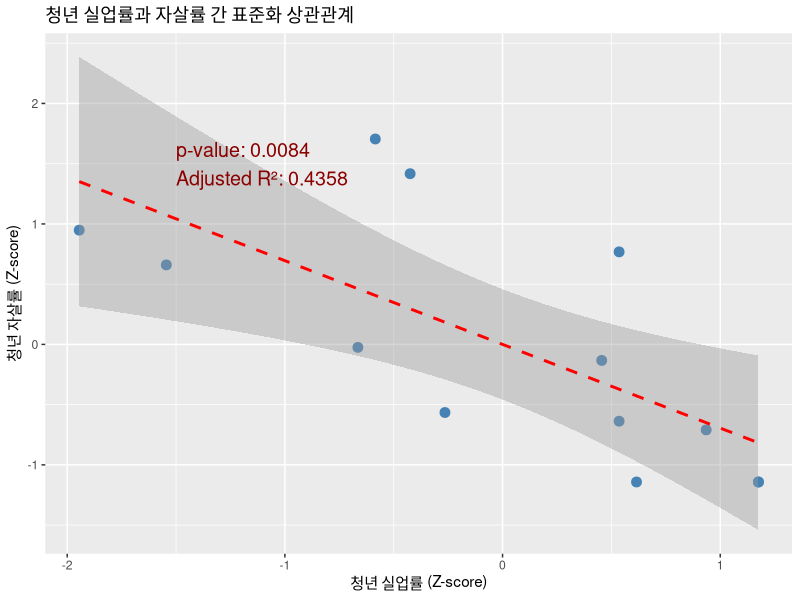

Source code (R):
rm(list = ls())
# 청년 실업률 계산
yjob <- c(7.6, 7.5, 8.0, 9.0, 9.1, 9.8, 9.8, 9.5, 8.9, 9.0, 7.8, 6.4, 5.9)
mean_yjob <- mean(yjob)
sd_yjob <- sd(yjob)

# Z-스코어 계산
z_scores_yjob = (yjob - mean_yjob) / sd_yjob

# Z-스코어 출력
print(z_scores_yjob)


# 청년 자살률
ysui <- c(24.3, 19.5, 18.0, 17.8, 16.4, 16.4, 16.4, 17.6, 19.2, 21.7, 23.5, 21.4, 22.2)
mean_ysui <- mean(ysui)
sd_ysui <- sd(ysui)

# Z-스코어 계산
z_scores_ysui = (ysui - mean_ysui) / sd_ysui

# Z-스코어 출력
print(z_scores_ysui)


# DF 생성
ysui <- data.frame(
  ysui_z = z_scores_ysui,
  z_scores_yjob = z_scores_yjob
)

# 다중회귀분석 모형 정의
model_20_ages <- lm(ysui_z ~ z_scores_yjob, data = ysui)


# 다중공선성 검정
library(car)

# 결과 출력
summary(model_20_ages)

data.frame(year = 2010:2022, yjob = yjob, ysui = ysui)



library(ggplot2)

# 회귀모형 summary 저장
model_summary <- summary(model_20_ages)

# p-value와 Adjusted R² 추출
p_val <- model_summary$coefficients[2, 4]
adj_r2 <- model_summary$adj.r.squared

# 원본 데이터 프레임 복원 (시각화용)
ysui$ysui_z <- z_scores_ysui
ysui$yjob_z <- z_scores_yjob

# 그래프
ggplot(ysui, aes(x = yjob_z, y = ysui_z)) +
  geom_point(color = "steelblue", size = 3) +
  geom_smooth(method = "lm", se = TRUE, color = "red", linetype = "dashed") +
  labs(title = "청년 실업률과 자살률 간 표준화 상관관계",
       x = "청년 실업률 (Z-score)",
       y = "청년 자살률 (Z-score)") +
  annotate("text", x = -1.5, y = 1.5,
           label = paste0("p-value: ", round(p_val, 4),
                          "\nAdjusted R²: ", round(adj_r2, 4)),
           hjust = 0, size = 5, color = "darkred")
